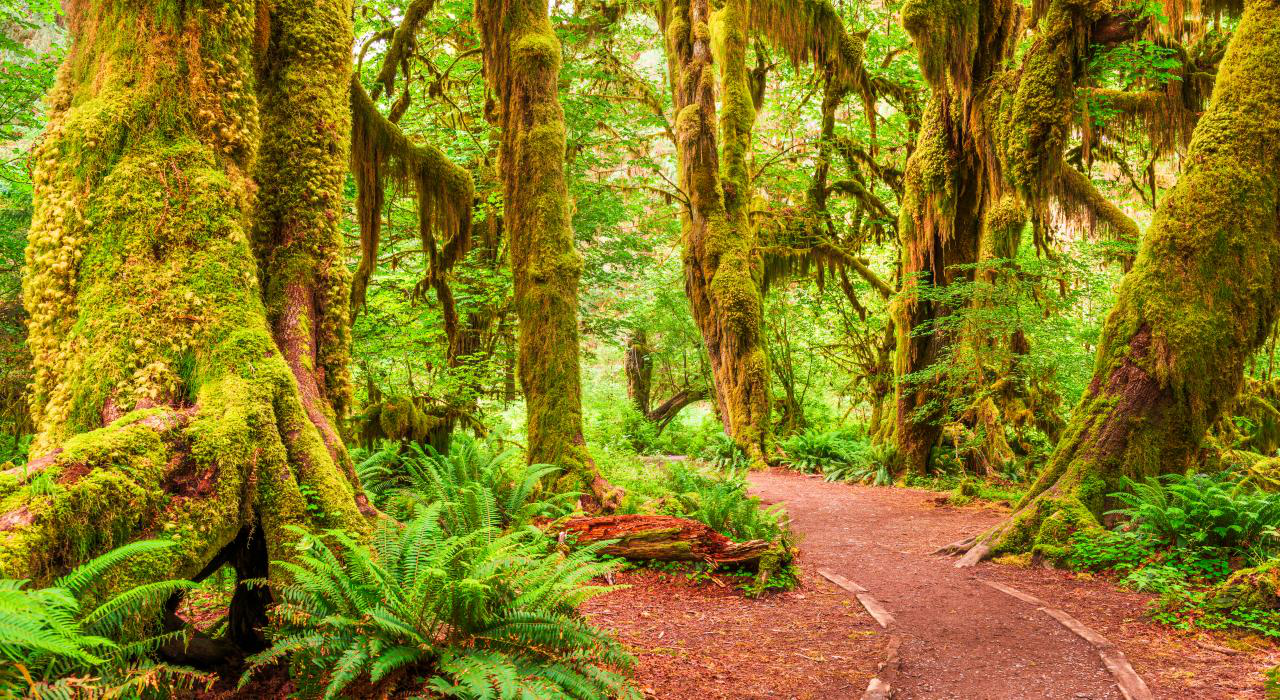
#> input picture mini_photshop/floresta.png, 1280 x 700 px, found by its file name
$ python conversao_canais.py
#> lines starting #> are read from the running program, lines starting #| are printed output that depends on the picture
import cv2
import os

# Abrir imagem
imagem = cv2.imread(os.path.expanduser( "~/Downloads/floresta.png"))
#> imagem is the input picture: shape (700, 1280, 3); mean B, G, R 32.5, 123.6, 138.2
cv2.imshow('Image', imagem)

gray = cv2.cvtColor(imagem, cv2.COLOR_BGR2GRAY)
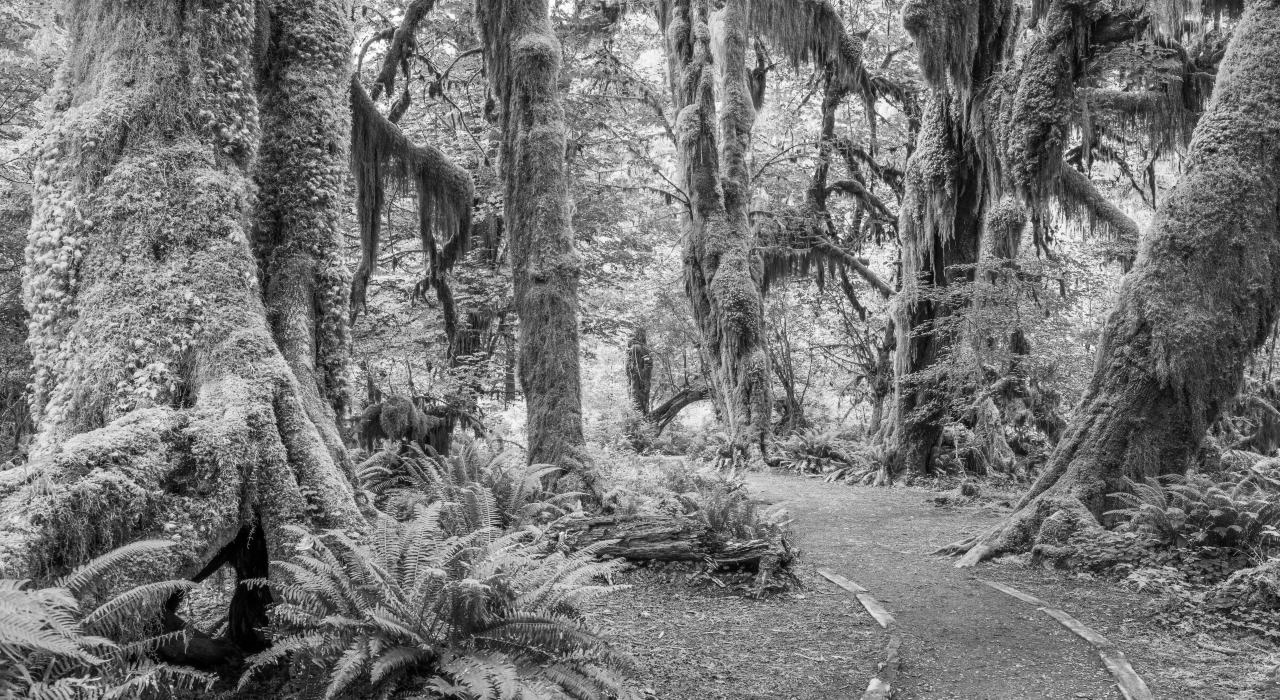
#> gray: shape (700, 1280); min 0, max 255, mean 117.6
cv2.imshow("Gray", gray)

hsv = cv2.cvtColor(imagem, cv2.COLOR_BGR2HSV)
#> hsv: shape (700, 1280, 3); mean H, S, V 26, 209.5, 148.1
cv2.imshow("hsv", hsv)

hls = cv2.cvtColor(imagem, cv2.COLOR_BGR2HLS)
#> hls: shape (700, 1280, 3); mean of channels 0, 1, 2 26, 90.4, 200.6
cv2.imshow("hls", hls)

YCrCB = cv2.cvtColor(imagem, cv2.COLOR_BGR2YCrCb)
#> YCrCB: shape (700, 1280, 3); mean of channels 0, 1, 2 117.6, 142.7, 80
cv2.imshow("YCrCB", YCrCB)

luv = cv2.cvtColor(imagem, cv2.COLOR_BGR2LUV)
#> luv: shape (700, 1280, 3); mean of channels 0, 1, 2 130.8, 107.2, 183
cv2.imshow("luv", luv)

lab = cv2.cvtColor(imagem, cv2.COLOR_BGR2LAB)
#> lab: shape (700, 1280, 3); mean of channels 0, 1, 2 131.3, 124.2, 174.6
cv2.imshow("lab", lab)

cv2.waitKey(0)
cv2.destroyAllWindows()
